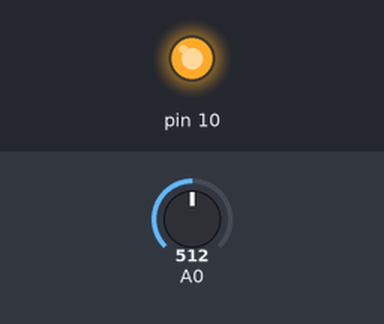
The sketch below on a simulated Arduino Uno, built with avr-gcc and run on an emulated ATmega328P. Shown: output pins drawn as LEDs (lit = HIGH). The inputs (shaded band) are chosen by the test bench; at power-on: A0 = 512. What the sketch prints to the serial monitor is not drawn.

Above: at 1.8 s.
1.9 s: A0 set to 188
3.4 s: A0 set to 161
At 5.2 s:
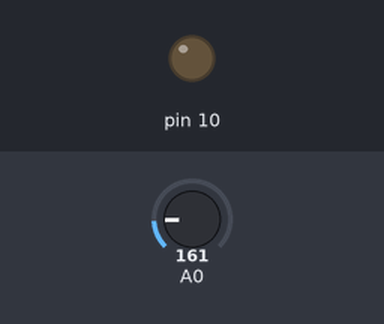
5.5 s: A0 set to 306
At 7.0 s:
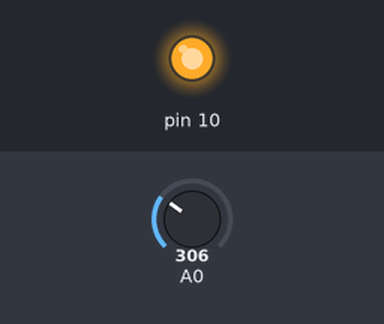
7.5 s: A0 set to 122
At 8.5 s:
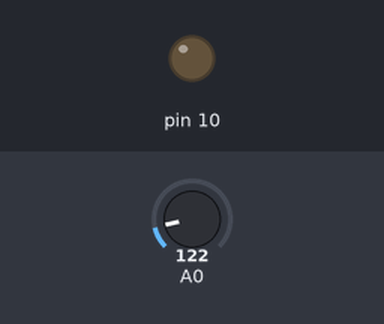
Timing chart, 0 to 10.5 s (numbered marks = the images above; inputs shaded):
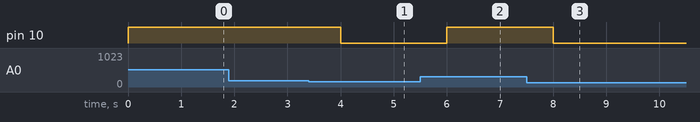

Measured:
- the behaviour switches between 180 and 179 on A0 (found by bisection; images 0 and 1)
- after the input at 1.9 s, every drawn part: stays the same
- after the input at 3.4 s, pin 10: HIGH → LOW after 0.60 s
- after the input at 5.5 s, pin 10: LOW → HIGH after 0.50 s
- after the input at 7.5 s, pin 10: HIGH → LOW after 0.50 s

The sketch:

LedCamBienNhietDo.ino
```cpp
// C++ code
//
void setup()
{
  Serial.begin(96000);
  pinMode(10,OUTPUT);
}

void loop()
{
  int GiaTri = analogRead(A0);
  int NhietDo=map(GiaTri,20,358,-40,125);
  Serial.print(NhietDo);
  Serial.print("\t");
  if(NhietDo>37)
    digitalWrite(10,HIGH);
  else
    digitalWrite(10,LOW);
  delay(1000);
}
```
